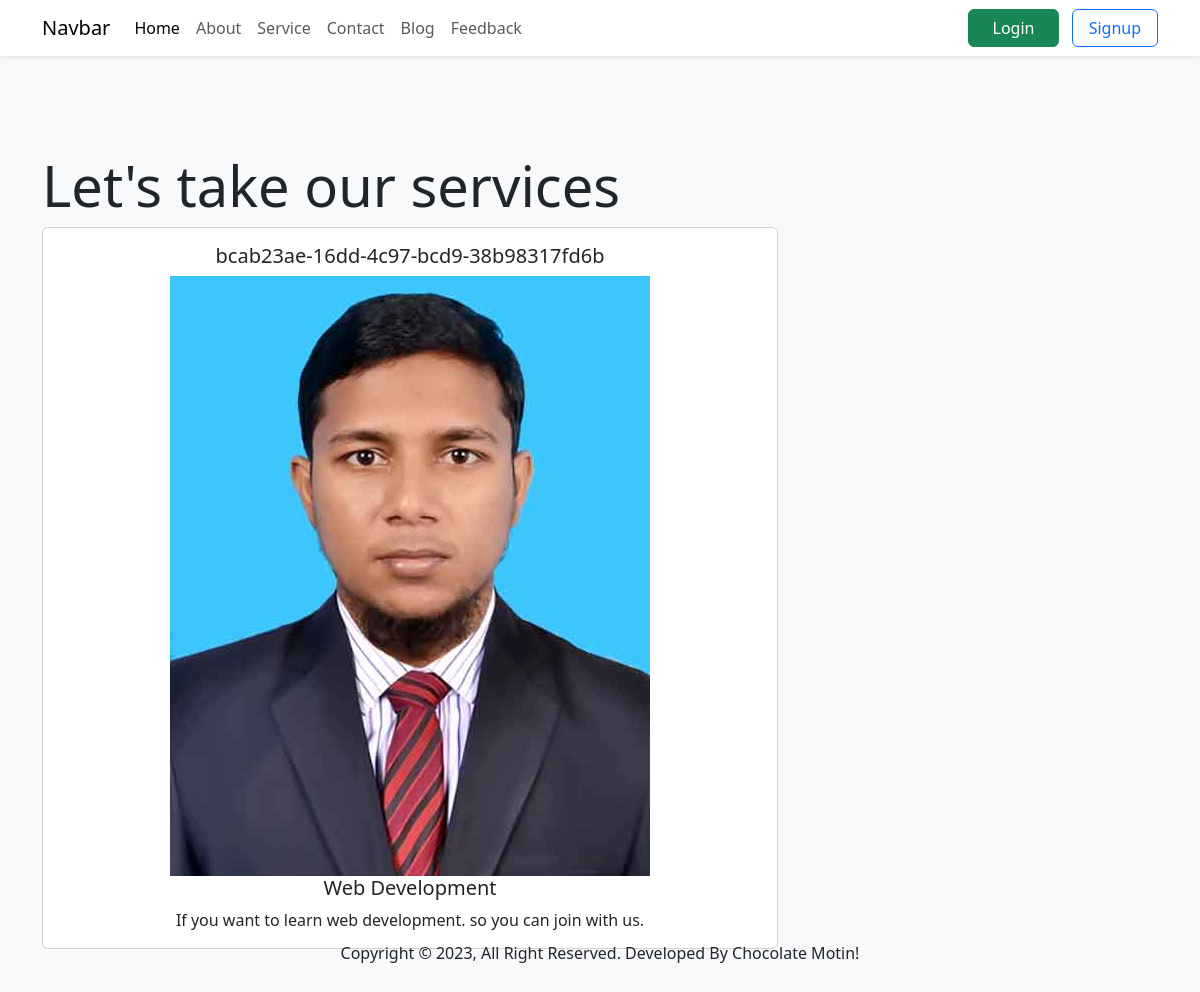
/services/, run on an earlier commit of the app's database.
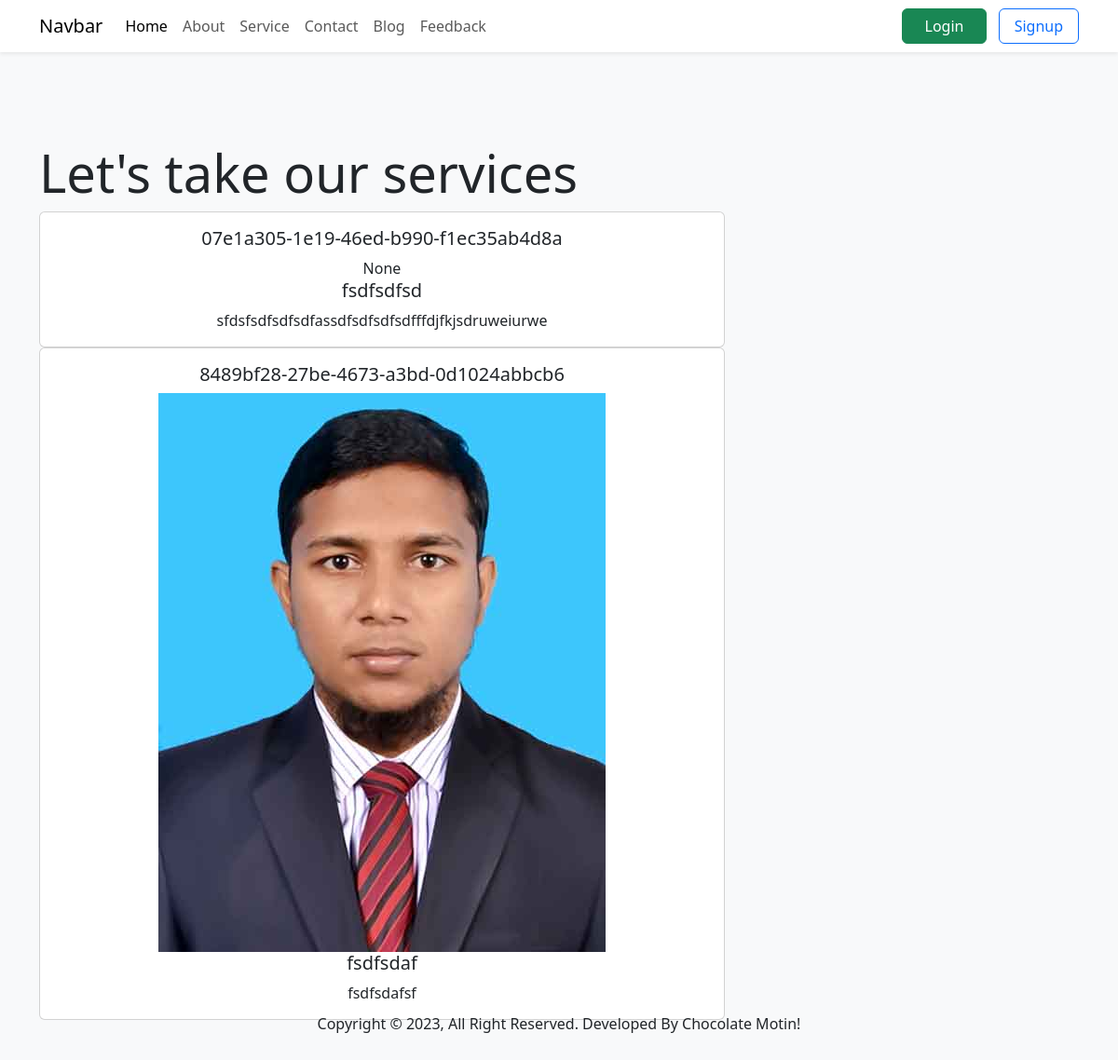
And on a later commit of the database.
### members/models.py (models this page shows, shortened)
class Service(models.Model):
    id = models.UUIDField(primary_key=True, default=uuid.uuid4, editable=False)
    title = models.CharField(max_length=120, unique=True)
    icon = models.ImageField(upload_to="services")
    content = models.TextField()
    created_at = models.DateTimeField(auto_now_add=True)
    updated_at = models.DateTimeField(auto_now=True)

### members/views.py (the view)
# urls.py: path('services/', views.services, name='service'),
def services(request):
    services = Service.objects.all()
    return render(request, 'chocolate/services.html', {'services': services})

### members/templates/chocolate/services.html (shortened to what this page needs)
{% extends 'master.html' %}
{% block content %}
<section id="services" class="py-5 mt-5">
    <div class="container">
        <div class="row">
            <div class="col-8">
                <h1 class="display-4">Let's take our services</h1>
                {% for x in services %}
                <div class="card text-center">
                    <div class="card-body">
                        <h5 class="card-title">{{ x.id }}</h5>
                        {% if x.icon %}
                            <img src="{{ x.icon.url }}" alt="Service">
                        {% else %}
                            None
                        {% endif %}
                        <h5 class="card-title">{{ x.title }}</h5>
                        <p class="card-text">{{ x.content }}</p>
                    </div>
                  </div>
                {% empty %}
                    <h5>No services available right now.</h5>
                {% endfor %}
            </div>
        </div>
    </div>
</section>
{% endblock %}

### members/templates/master.html (shortened to what this page needs)
<!doctype html>
<html lang="en">
<head>
  {% load static %}
  <link href="{% static 'css/bootstrap.min.css' %}" rel="stylesheet">
  <link rel="stylesheet" href="https://cdnjs.cloudflare.com/ajax/libs/font-awesome/6.4.2/css/all.min.css" />
</head>
<body class="bg-light">
  <header>
    {% include 'includes/header.html' %}
  </header>
  {% block content %}
  {% endblock %}
  <footer>
    {% include 'includes/footer.html' %}
  </footer>
</body>
</html>

### members/templates/includes/header.html (shortened to what this page needs)
<nav class="navbar navbar-expand-lg bg-white shadow-sm">
    <div class="container">
        <a class="navbar-brand" href="/">Navbar</a>
        <div class="collapse navbar-collapse" id="navbarSupportedContent">
            <ul class="navbar-nav me-auto mb-2 mb-lg-0">
                <li class="nav-item">
                    <a class="nav-link active" aria-current="page" href="/">Home</a>
                </li>
                <li class="nav-item">
                    <a class="nav-link" href="/about/">About</a>
                </li>
                <li class="nav-item">
                    <a class="nav-link" href="{% url 'service' %}">Service</a>
                </li>
                <li class="nav-item">
                    <a class="nav-link" href="/contact/">Contact</a>
                </li>
                <li class="nav-item">
                    <a class="nav-link" href="{% url 'blogs' %}">Blog</a>
                </li>
                <li class="nav-item">
                    <a class="nav-link" href="{% url 'feedback' %}">Feedback</a>
                </li>
            </ul>
            <div class="user">
                {% if not request.user.is_authenticated %}
                <a class="btn btn-success px-4" href="/login/">Login</a>
                <a class="btn btn-outline-primary ms-2 px-3" href="/signup/">Signup</a>
                {% endif %}
            </div>
        </div>
    </div>
</nav>

### members/templates/includes/footer.html
<section id="footer" class="py-3 fixed-bottom">
    <div class="container">
        <div class="row justify-content-center">
            <div class="col-8">
                <p class="text-center">Copyright &copy; {% now "Y" %}, All Right Reserved. Developed By Chocolate Motin!</p>
            </div>
        </div>
    </div>
</section>

What changed in the data, as far as the page shows it:
removed Service: id "bcab23ae-16dd-4c97-bcd9-38b98317fd6b", icon (picture), title "Web Development", content "If you want to learn web development. so you can join with us."
added Service: id "07e1a305-1e19-46ed-b990-f1ec35ab4d8a", icon "None", title "fsdfsdfsd", content "sfdsfsdfsdfsdfassdfsdfsdfsdfffdjfkjsdruweiurwe"
added Service: id "8489bf28-27be-4673-a3bd-0d1024abbcb6", icon (picture), title "fsdfsdaf", content "fsdfsdafsf"
